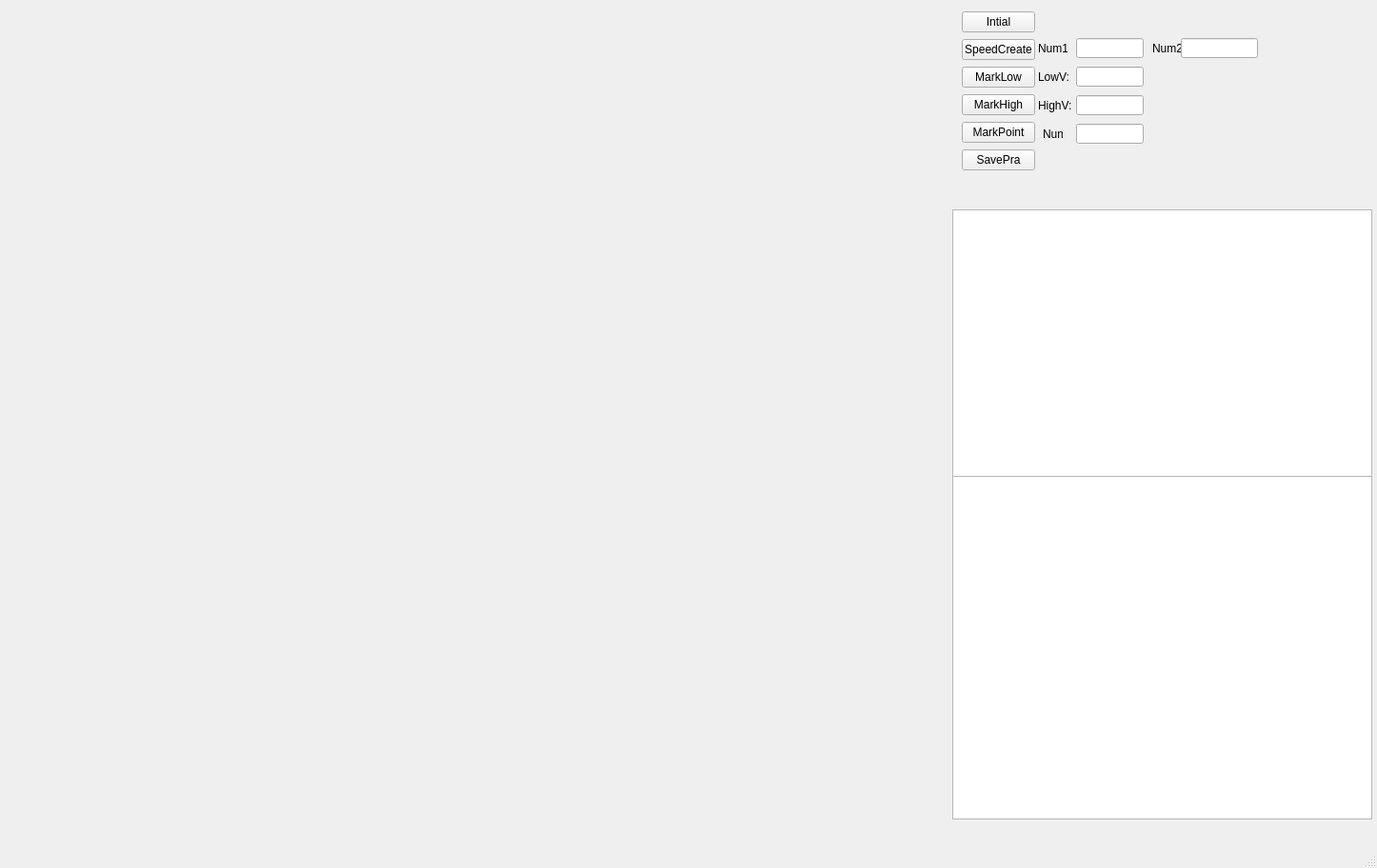
<?xml version="1.0" encoding="UTF-8"?>
<ui version="4.0">
 <class>MainWindow</class>
 <widget class="QMainWindow" name="MainWindow">
  <property name="geometry">
   <rect>
    <x>0</x>
    <y>0</y>
    <width>1446</width>
    <height>912</height>
   </rect>
  </property>
  <property name="windowTitle">
   <string>初始轨迹</string>
  </property>
  <widget class="QWidget" name="centralwidget">
   <widget class="D3Trajectory" name="widget" native="true">
    <property name="geometry">
     <rect>
      <x>0</x>
      <y>0</y>
      <width>500</width>
      <height>500</height>
     </rect>
    </property>
   </widget>
   <widget class="QLineEdit" name="LowV_lineEdit">
    <property name="geometry">
     <rect>
      <x>1130</x>
      <y>70</y>
      <width>71</width>
      <height>21</height>
     </rect>
    </property>
   </widget>
   <widget class="QLabel" name="label_3">
    <property name="geometry">
     <rect>
      <x>1090</x>
      <y>70</y>
      <width>41</width>
      <height>21</height>
     </rect>
    </property>
    <property name="text">
     <string>LowV:</string>
    </property>
   </widget>
   <widget class="QLabel" name="label_4">
    <property name="geometry">
     <rect>
      <x>1090</x>
      <y>100</y>
      <width>41</width>
      <height>21</height>
     </rect>
    </property>
    <property name="text">
     <string>HighV:</string>
    </property>
   </widget>
   <widget class="QLineEdit" name="HighV_lineEdit">
    <property name="geometry">
     <rect>
      <x>1130</x>
      <y>100</y>
      <width>71</width>
      <height>21</height>
     </rect>
    </property>
   </widget>
   <widget class="QTableView" name="tableView">
    <property name="geometry">
     <rect>
      <x>1000</x>
      <y>220</y>
      <width>441</width>
      <height>281</height>
     </rect>
    </property>
   </widget>
   <widget class="SpeedTrajectory" name="widget_2" native="true">
    <property name="geometry">
     <rect>
      <x>500</x>
      <y>0</y>
      <width>500</width>
      <height>500</height>
     </rect>
    </property>
   </widget>
   <widget class="LinearSpeedTrajectory" name="widget_3" native="true">
    <property name="geometry">
     <rect>
      <x>0</x>
      <y>500</y>
      <width>1001</width>
      <height>361</height>
     </rect>
    </property>
   </widget>
   <widget class="QTableView" name="tableView_ShowPoint">
    <property name="geometry">
     <rect>
      <x>1000</x>
      <y>500</y>
      <width>441</width>
      <height>361</height>
     </rect>
    </property>
   </widget>
   <widget class="QLineEdit" name="MarkNum_lineEdit">
    <property name="geometry">
     <rect>
      <x>1130</x>
      <y>130</y>
      <width>71</width>
      <height>21</height>
     </rect>
    </property>
   </widget>
   <widget class="QLabel" name="label_5">
    <property name="geometry">
     <rect>
      <x>1095</x>
      <y>130</y>
      <width>21</width>
      <height>21</height>
     </rect>
    </property>
    <property name="text">
     <string>Num:</string>
    </property>
   </widget>
   <widget class="QLineEdit" name="ShowNum1_lineEdit">
    <property name="geometry">
     <rect>
      <x>1130</x>
      <y>40</y>
      <width>71</width>
      <height>21</height>
     </rect>
    </property>
   </widget>
   <widget class="QLabel" name="label_7">
    <property name="geometry">
     <rect>
      <x>1210</x>
      <y>40</y>
      <width>31</width>
      <height>21</height>
     </rect>
    </property>
    <property name="text">
     <string>Num2:</string>
    </property>
   </widget>
   <widget class="QLineEdit" name="ShowNum2_lineEdit">
    <property name="geometry">
     <rect>
      <x>1240</x>
      <y>40</y>
      <width>81</width>
      <height>21</height>
     </rect>
    </property>
   </widget>
   <widget class="QLabel" name="label_8">
    <property name="geometry">
     <rect>
      <x>1090</x>
      <y>40</y>
      <width>31</width>
      <height>21</height>
     </rect>
    </property>
    <property name="text">
     <string>Num1:</string>
    </property>
   </widget>
   <widget class="QWidget" name="">
    <property name="geometry">
     <rect>
      <x>1010</x>
      <y>11</y>
      <width>77</width>
      <height>170</height>
     </rect>
    </property>
    <layout class="QVBoxLayout" name="verticalLayout">
     <item>
      <widget class="QPushButton" name="intialButton">
       <property name="text">
        <string>Intial</string>
       </property>
      </widget>
     </item>
     <item>
      <widget class="QPushButton" name="speedcreateButton">
       <property name="text">
        <string>SpeedCreate</string>
       </property>
      </widget>
     </item>
     <item>
      <widget class="QPushButton" name="marklowButton">
       <property name="text">
        <string>MarkLow</string>
       </property>
      </widget>
     </item>
     <item>
      <widget class="QPushButton" name="markhighButton">
       <property name="text">
        <string>MarkHigh</string>
       </property>
      </widget>
     </item>
     <item>
      <widget class="QPushButton" name="markpointButton">
       <property name="text">
        <string>MarkPoint</string>
       </property>
      </widget>
     </item>
     <item>
      <widget class="QPushButton" name="saveButton">
       <property name="text">
        <string>SavePra</string>
       </property>
      </widget>
     </item>
    </layout>
   </widget>
   <zorder>layoutWidget</zorder>
   <zorder>widget</zorder>
   <zorder>LowV_lineEdit</zorder>
   <zorder>label_3</zorder>
   <zorder>label_4</zorder>
   <zorder>HighV_lineEdit</zorder>
   <zorder>tableView</zorder>
   <zorder>widget_2</zorder>
   <zorder>widget_3</zorder>
   <zorder>tableView_ShowPoint</zorder>
   <zorder>MarkNum_lineEdit</zorder>
   <zorder>label_5</zorder>
   <zorder>ShowNum1_lineEdit</zorder>
   <zorder>label_7</zorder>
   <zorder>ShowNum2_lineEdit</zorder>
   <zorder>label_8</zorder>
  </widget>
  <widget class="QMenuBar" name="menubar">
   <property name="geometry">
    <rect>
     <x>0</x>
     <y>0</y>
     <width>1446</width>
     <height>23</height>
    </rect>
   </property>
  </widget>
  <widget class="QStatusBar" name="statusbar"/>
 </widget>
 <customwidgets>
  <customwidget>
   <class>D3Trajectory</class>
   <extends>QWidget</extends>
   <header>d3trajectory.h</header>
   <container>1</container>
  </customwidget>
  <customwidget>
   <class>SpeedTrajectory</class>
   <extends>QWidget</extends>
   <header>speedtrajectory.h</header>
   <container>1</container>
  </customwidget>
  <customwidget>
   <class>LinearSpeedTrajectory</class>
   <extends>QWidget</extends>
   <header location="global">linearspeedtrajectory.h</header>
   <container>1</container>
  </customwidget>
 </customwidgets>
 <resources/>
 <connections/>
</ui>
